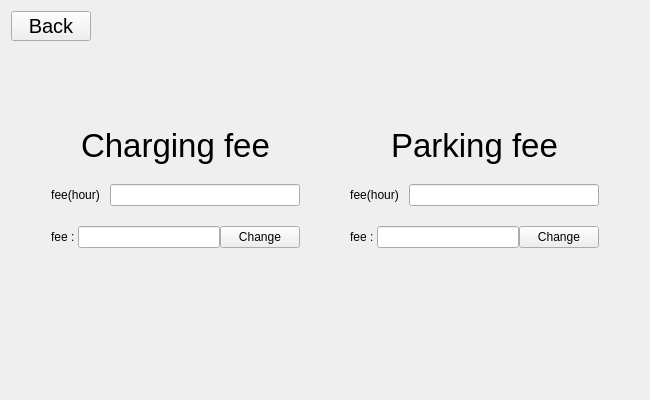
<?xml version="1.0" encoding="UTF-8"?>
<ui version="4.0">
 <class>ChargeManagerDialog</class>
 <widget class="QWidget" name="ChargeManagerDialog">
  <property name="geometry">
   <rect>
    <x>0</x>
    <y>0</y>
    <width>650</width>
    <height>400</height>
   </rect>
  </property>
  <property name="windowTitle">
   <string>Form</string>
  </property>
  <layout class="QVBoxLayout" name="verticalLayout_4">
   <item>
    <layout class="QHBoxLayout" name="horizontalLayout">
     <item>
      <widget class="QPushButton" name="back_button">
       <property name="maximumSize">
        <size>
         <width>100</width>
         <height>30</height>
        </size>
       </property>
       <property name="font">
        <font>
         <pointsize>15</pointsize>
        </font>
       </property>
       <property name="text">
        <string>Back</string>
       </property>
      </widget>
     </item>
     <item>
      <spacer name="horizontalSpacer">
       <property name="orientation">
        <enum>Qt::Horizontal</enum>
       </property>
       <property name="sizeHint" stdset="0">
        <size>
         <width>40</width>
         <height>10</height>
        </size>
       </property>
      </spacer>
     </item>
    </layout>
   </item>
   <item>
    <layout class="QGridLayout" name="gridLayout">
     <property name="leftMargin">
      <number>20</number>
     </property>
     <property name="rightMargin">
      <number>20</number>
     </property>
     <property name="horizontalSpacing">
      <number>10</number>
     </property>
     <property name="verticalSpacing">
      <number>6</number>
     </property>
     <item row="0" column="0">
      <layout class="QVBoxLayout" name="verticalLayout_3" stretch="0,0,0,0,0,0,0">
       <property name="spacing">
        <number>0</number>
       </property>
       <property name="leftMargin">
        <number>20</number>
       </property>
       <property name="rightMargin">
        <number>20</number>
       </property>
       <item>
        <spacer name="verticalSpacer_2">
         <property name="orientation">
          <enum>Qt::Vertical</enum>
         </property>
         <property name="sizeType">
          <enum>QSizePolicy::Maximum</enum>
         </property>
         <property name="sizeHint" stdset="0">
          <size>
           <width>20</width>
           <height>80</height>
          </size>
         </property>
        </spacer>
       </item>
       <item>
        <layout class="QVBoxLayout" name="verticalLayout_6">
         <item>
          <widget class="QLabel" name="charging_fee_label">
           <property name="font">
            <font>
             <pointsize>25</pointsize>
            </font>
           </property>
           <property name="text">
            <string>Charging fee</string>
           </property>
           <property name="alignment">
            <set>Qt::AlignCenter</set>
           </property>
          </widget>
         </item>
        </layout>
       </item>
       <item>
        <spacer name="verticalSpacer_3">
         <property name="orientation">
          <enum>Qt::Vertical</enum>
         </property>
         <property name="sizeType">
          <enum>QSizePolicy::Maximum</enum>
         </property>
         <property name="sizeHint" stdset="0">
          <size>
           <width>20</width>
           <height>20</height>
          </size>
         </property>
        </spacer>
       </item>
       <item>
        <layout class="QHBoxLayout" name="horizontalLayout_3">
         <property name="spacing">
          <number>10</number>
         </property>
         <property name="leftMargin">
          <number>0</number>
         </property>
         <property name="rightMargin">
          <number>0</number>
         </property>
         <item>
          <widget class="QLabel" name="charging_fee_status_label">
           <property name="text">
            <string>fee(hour)</string>
           </property>
           <property name="alignment">
            <set>Qt::AlignCenter</set>
           </property>
          </widget>
         </item>
         <item>
          <widget class="QLineEdit" name="charging_fee_status_text"/>
         </item>
        </layout>
       </item>
       <item>
        <spacer name="verticalSpacer_4">
         <property name="orientation">
          <enum>Qt::Vertical</enum>
         </property>
         <property name="sizeType">
          <enum>QSizePolicy::Maximum</enum>
         </property>
         <property name="sizeHint" stdset="0">
          <size>
           <width>20</width>
           <height>20</height>
          </size>
         </property>
        </spacer>
       </item>
       <item>
        <layout class="QHBoxLayout" name="horizontalLayout_2">
         <property name="leftMargin">
          <number>0</number>
         </property>
         <property name="rightMargin">
          <number>0</number>
         </property>
         <item>
          <widget class="QLabel" name="change_charging_fee_label">
           <property name="text">
            <string>fee : </string>
           </property>
          </widget>
         </item>
         <item>
          <widget class="QLineEdit" name="change_charging_fee_text"/>
         </item>
         <item>
          <widget class="QPushButton" name="change_charging_fee_button">
           <property name="maximumSize">
            <size>
             <width>80</width>
             <height>16777215</height>
            </size>
           </property>
           <property name="text">
            <string>Change</string>
           </property>
          </widget>
         </item>
        </layout>
       </item>
       <item>
        <spacer name="verticalSpacer">
         <property name="orientation">
          <enum>Qt::Vertical</enum>
         </property>
         <property name="sizeHint" stdset="0">
          <size>
           <width>20</width>
           <height>40</height>
          </size>
         </property>
        </spacer>
       </item>
      </layout>
     </item>
     <item row="0" column="1">
      <layout class="QVBoxLayout" name="verticalLayout_8" stretch="0,0,0,0,0,0,0">
       <property name="spacing">
        <number>0</number>
       </property>
       <property name="leftMargin">
        <number>20</number>
       </property>
       <property name="rightMargin">
        <number>20</number>
       </property>
       <item>
        <spacer name="verticalSpacer_5">
         <property name="orientation">
          <enum>Qt::Vertical</enum>
         </property>
         <property name="sizeType">
          <enum>QSizePolicy::Maximum</enum>
         </property>
         <property name="sizeHint" stdset="0">
          <size>
           <width>20</width>
           <height>80</height>
          </size>
         </property>
        </spacer>
       </item>
       <item>
        <layout class="QVBoxLayout" name="verticalLayout_9">
         <item>
          <widget class="QLabel" name="parking_fee_label">
           <property name="font">
            <font>
             <pointsize>25</pointsize>
            </font>
           </property>
           <property name="text">
            <string>Parking fee</string>
           </property>
           <property name="alignment">
            <set>Qt::AlignCenter</set>
           </property>
          </widget>
         </item>
        </layout>
       </item>
       <item>
        <spacer name="verticalSpacer_6">
         <property name="orientation">
          <enum>Qt::Vertical</enum>
         </property>
         <property name="sizeType">
          <enum>QSizePolicy::Maximum</enum>
         </property>
         <property name="sizeHint" stdset="0">
          <size>
           <width>20</width>
           <height>20</height>
          </size>
         </property>
        </spacer>
       </item>
       <item>
        <layout class="QHBoxLayout" name="horizontalLayout_4">
         <property name="spacing">
          <number>10</number>
         </property>
         <property name="leftMargin">
          <number>0</number>
         </property>
         <property name="rightMargin">
          <number>0</number>
         </property>
         <item>
          <widget class="QLabel" name="charging_fee_status_label_2">
           <property name="text">
            <string>fee(hour)</string>
           </property>
           <property name="alignment">
            <set>Qt::AlignCenter</set>
           </property>
          </widget>
         </item>
         <item>
          <widget class="QLineEdit" name="charging_fee_status_text_2"/>
         </item>
        </layout>
       </item>
       <item>
        <spacer name="verticalSpacer_7">
         <property name="orientation">
          <enum>Qt::Vertical</enum>
         </property>
         <property name="sizeType">
          <enum>QSizePolicy::Maximum</enum>
         </property>
         <property name="sizeHint" stdset="0">
          <size>
           <width>20</width>
           <height>20</height>
          </size>
         </property>
        </spacer>
       </item>
       <item>
        <layout class="QHBoxLayout" name="horizontalLayout_5">
         <property name="leftMargin">
          <number>0</number>
         </property>
         <property name="rightMargin">
          <number>0</number>
         </property>
         <item>
          <widget class="QLabel" name="change_charging_fee_label_2">
           <property name="text">
            <string>fee : </string>
           </property>
          </widget>
         </item>
         <item>
          <widget class="QLineEdit" name="change_charging_fee_text_2"/>
         </item>
         <item>
          <widget class="QPushButton" name="change_charging_fee_button_2">
           <property name="maximumSize">
            <size>
             <width>80</width>
             <height>16777215</height>
            </size>
           </property>
           <property name="text">
            <string>Change</string>
           </property>
          </widget>
         </item>
        </layout>
       </item>
       <item>
        <spacer name="verticalSpacer_8">
         <property name="orientation">
          <enum>Qt::Vertical</enum>
         </property>
         <property name="sizeHint" stdset="0">
          <size>
           <width>20</width>
           <height>40</height>
          </size>
         </property>
        </spacer>
       </item>
      </layout>
     </item>
    </layout>
   </item>
  </layout>
 </widget>
 <resources/>
 <connections/>
</ui>
